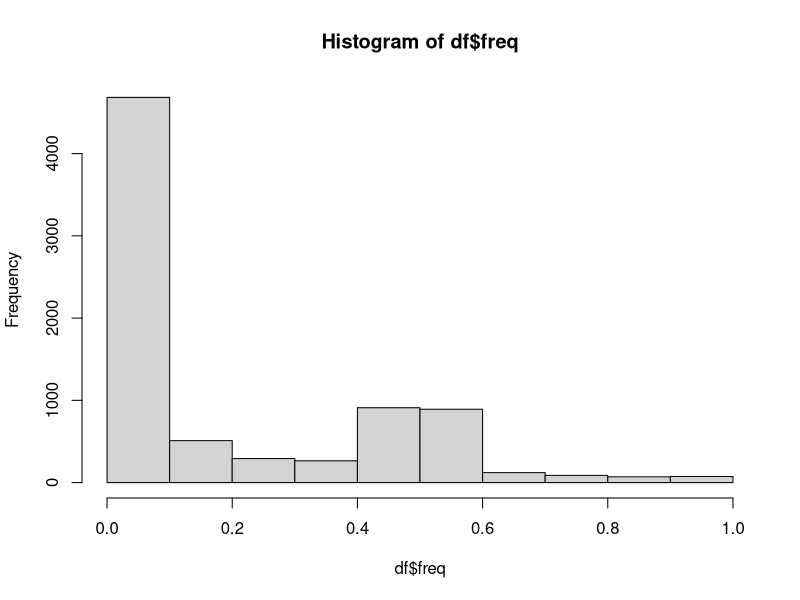

This figure's R source: (Note: this script raises an error after producing the figure.)
## ---- chunk 1
knitr::opts_chunk$set(echo = TRUE)
library(tidyverse)
cr <- colorRamp(c("grey", "green", "grey"))
cr_age <- colorRamp(c("grey", "darkred"))
cr_pop1 <- colorRamp(c("grey", "darkred"))
cr_pop2 <- colorRamp(c("grey", "darkblue"))
## ---- chunk 2

df <- read.table("movieData.txt", header=TRUE)
head(df)
tail(df)
df$chrom = floor(df$inv_pos/100000)
df$chrom_dec = df$inv_pos/100000

hist(df$freq)
df$inv_mid <- (df$inv_pos + df$inv_end)/2
max(df$inv_FST)

min(df$inv_originGen)
max(df$inv_originGen)

all_gen <- unique(df$sim_gen)
max(df_sub$num_qtns)
## ---- chunk 3
k=0
length(all_gen)
for (gen in sort(all_gen)){
  k=k+1
  df_sub <- df %>% filter(sim_gen==gen) %>% arrange(inv_pos)
  df_sub
  
   png(paste0("movie/invmovie_", sprintf("%05.f", gen), ".png"), width=10, height = 8,units = "in", res = 600)
   par(mfrow=c(2,1), mar=c(2,4,0,0), oma=c(3,0,3,0))
   ### Plot 1 ####
  plot(y=c(-0.01,0.25),x=c(0, 2.3e+06) , col=rgb(0,0,0,0),
       ylab="Fst", bty="l", xaxt="n", xlab="",
         )
  abline(h=0)
  if (gen<10000){
    main = paste0("generation ", gen, " (burnin)")
  }else{
    main = paste0("generation ", gen)
  }
  mtext(main, outer=TRUE)
  
  points(df_sub$inv_mid, df_sub$inv_FST, type="h", lwd=2, col="cornflowerblue")
  
  for (i in 1:nrow(df_sub)){
    #points(x = c(df_sub$inv_pos[i], df_sub$inv_end[i]),
     #     y = c(-0.005, -0.005), 
    #      type = "l", lwd=5, 
    #      col=rgb(cr(df_sub$freq[i]), max=255)
    arrows(x0=df_sub$inv_pos[i], x1=df_sub$inv_end[i],
           y0=-0.005, y1=-0.005, angle=90, length=0.05,
           code=3, 
           col=rgb(cr(df_sub$freq[i]), max=255)
           )
  }
  
  leg_args <- seq(0,1,0.1)
  legend(2e06, 0.25, legend = leg_args, adj=0,
         fill=rgb(cr(leg_args),max=255), bty="n", title = "Freq.")

 
  ### Plot 2 ####
 plot(y=c(-20,400),x=c(0, 2.3e+06) , col=rgb(0,0,0,0),
       ylab="Number QTNs within inversion", bty="l", xlab="Inversion Position")
  abline(h=0)
  
  df_sub$age <- (gen - df_sub$inv_originGen)/50000
   
  points(df_sub$inv_mid, df_sub$num_qtns, type="h", 
         lwd=2, col=rgb(cr_age(df_sub$age), max=255))
   
  for (i in 1:nrow(df_sub)){
    #points(x = c(df_sub$inv_pos[i], df_sub$inv_end[i]),
     #     y = c(-0.005, -0.005), 
    #      type = "l", lwd=5, 
    #      col=rgb(cr(df_sub$freq[i]), max=255)
    arrows(x0=df_sub$inv_pos[i], x1=df_sub$inv_end[i],
           y0=-10, y1=-10, angle=90, length=0.05,
           code=3, 
           col=rgb(cr(df_sub$freq[i]), max=255)
           )
  }
  
  leg_args <- seq(0,50000, 10000)
  legend(2e06, 400, legend = leg_args, adj=0,
         fill=rgb(cr_age(leg_args/50000),max=255), bty="n", title = "Age")
 
   mtext("Inversion Position", side=1, outer=TRUE
   )
    dev.off()
}

df_sub[df_sub$age>0.5,]
## ---- chunk 4
head(df)

df$inv_FST[df$inv_FST<0] <- 0

#k=0
length(all_gen)
for (gen in sort(all_gen)){
  #k=k+1
  df_sub <- df %>% filter(sim_gen==gen) %>% arrange(inv_pos)
  df_sub
  
   png(paste0("movie2/invmovie2_", sprintf("%05.f", gen), ".png"), width=8, height = 8,units = "in", res = 600)
    
  par(mfrow=c(1,1), mar=c(4,4,0,0), oma=c(0,0,3,0))
   ### Plot 1 ####
  plot(y=c(-0.01,22),x=c(-10, 120000) , col=rgb(0,0,0,0),
        bty="n", yaxt="n", xlab="Position", ylab=""
         )
  
  if (gen<10000){
    main = paste0("generation ", gen, " (burnin)")
  }else{
    main = paste0("generation ", gen)
  }
  mtext(main, outer=TRUE)
  
  for (k in seq(0,20,by=2)){
    polygon(c(0,100000,100000,0), c(k+0.01,k+0.01,k+0.99,k+0.99), col=adjustcolor("green", 0.2), border = NA)
  }
  

  for (i in 1:nrow(df_sub)){
    #points(x = c(df_sub$inv_pos[i], df_sub$inv_end[i]),
     #     y = c(-0.005, -0.005), 
    #      type = "l", lwd=5, 
    #      col=rgb(cr(df_sub$freq[i]), max=255)
    
    if (df_sub$chrom[i]==0){
      inv_start <- df_sub$inv_pos[i]
      inv_end <- df_sub$inv_end[i]
    }else{
      inv_start <- df_sub$inv_pos[i]%%((df_sub$chrom[i])*100000)
      inv_end <- df_sub$inv_end[i]%%((df_sub$chrom[i])*100000)
    }
    
    #r <- rnorm(nrow(df_sub), 0, sd=0.05)
    arrows(x0=inv_start, x1=inv_end,
           y0=df_sub$chrom_dec[i], y1=df_sub$chrom_dec[i], angle=70, length=0.05,
           code=3, lwd=4,
           col=rgb(cr_age(df_sub$inv_FST[i]/0.25), max=255)
           )
  }
  
  text(rep(-10,20),0:20+0.5,labels = 1:21)
  
  leg_args <- seq(0,0.25, 0.05)
  legend(100000, 20, legend = leg_args, adj=0,
         fill=rgb(cr_age(leg_args/0.25),max=255), bty="n", title = "Fst")
 
  dev.off()
  }
## ---- chunk 5
head(df)

df$inv_FST[df$inv_FST<0] <- 0

#k=0
length(all_gen)
for (gen in sort(all_gen)){
  #k=k+1
  df_sub <- df %>% filter(sim_gen==gen) %>% arrange(inv_pos)
  df_sub
  
   png(paste0("movie3/invmovie3_", sprintf("%05.f", gen), ".png"), width=8, height = 8,units = "in", res = 600)
    
  par(mfrow=c(1,1), mar=c(4,4,0,0), oma=c(0,0,3,0))
   ### Plot 1 ####
  plot(y=c(-0.01,22),x=c(-10, 220000) , col=rgb(0,0,0,0),
        bty="n", yaxt="n", xlab="Position", ylab=""
         )
  
  if (gen<10000){
    main = paste0("generation ", gen, " (burnin)")
  }else{
    main = paste0("generation ", gen)
  }
  mtext(main, outer=TRUE)
  
  for (k in seq(0,20,by=2)){
    polygon(c(0,100000,100000,0), c(k+0.01,k+0.01,k+0.99,k+0.99), col=adjustcolor("green", 0.2), border = NA)
    
    polygon(c(100000,200000,200000,100000), c(k+0.01,k+0.01,k+0.99,k+0.99), col=adjustcolor("blue", 0.2), border = NA)
  }
  

  for (i in 1:nrow(df_sub)){
    #points(x = c(df_sub$inv_pos[i], df_sub$inv_end[i]),
     #     y = c(-0.005, -0.005), 
    #      type = "l", lwd=5, 
    #      col=rgb(cr(df_sub$freq[i]), max=255)
    
    if (df_sub$chrom[i]==0){
      inv_start <- df_sub$inv_pos[i]
      inv_end <- df_sub$inv_end[i]
    }else{
      inv_start <- df_sub$inv_pos[i]%%((df_sub$chrom[i])*100000)
      inv_end <- df_sub$inv_end[i]%%((df_sub$chrom[i])*100000)
    }
    
    
    #r <- rnorm(nrow(df_sub), 0, sd=0.05)
    arrows(x0=inv_start, x1=inv_end,
           y0=df_sub$chrom_dec[i], y1=df_sub$chrom_dec[i], angle=70, length=0.05,
           code=3, lwd=4,
           col=rgb(cr_pop1(df_sub$freq_p1[i]), max=255)
           )
    
    arrows(x0=inv_start+100000, x1=inv_end+100000,
           y0=df_sub$chrom_dec[i], y1=df_sub$chrom_dec[i], angle=70, length=0.05,
           code=3, lwd=4,
           col=rgb(cr_pop2(df_sub$freq_p2[i]), max=255)
           )
  }
  
  text(rep(-10,20),0:20+0.5,labels = 1:21)
  
  leg_args <- seq(0,1, 0.2)
  legend(200000, 20, legend = leg_args, adj=0,
         fill=rgb(cr_pop1(leg_args),max=255), bty="n", title = "pop1 freq")
  
  leg_args <- seq(0,1, 0.2)
  legend(200000, 10, legend = leg_args, adj=0,
         fill=rgb(cr_pop2(leg_args),max=255), bty="n", title = "pop2 freq")
 
  dev.off()
  }
